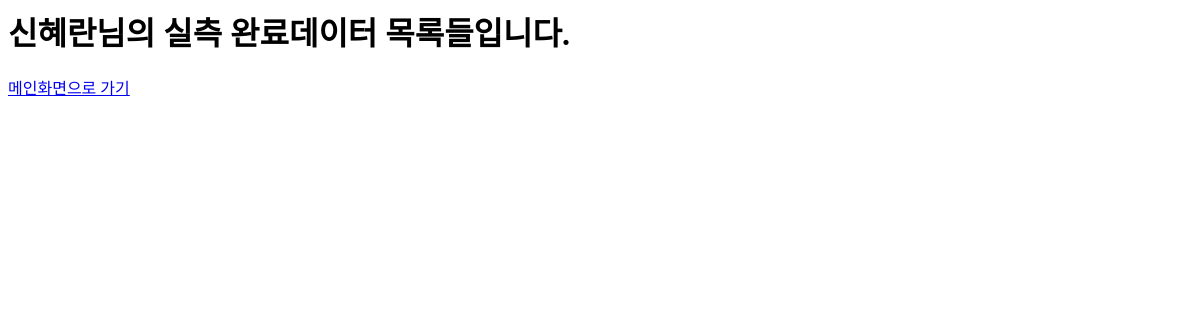
The page /completed/ (signed in) on the database as committed earlier.
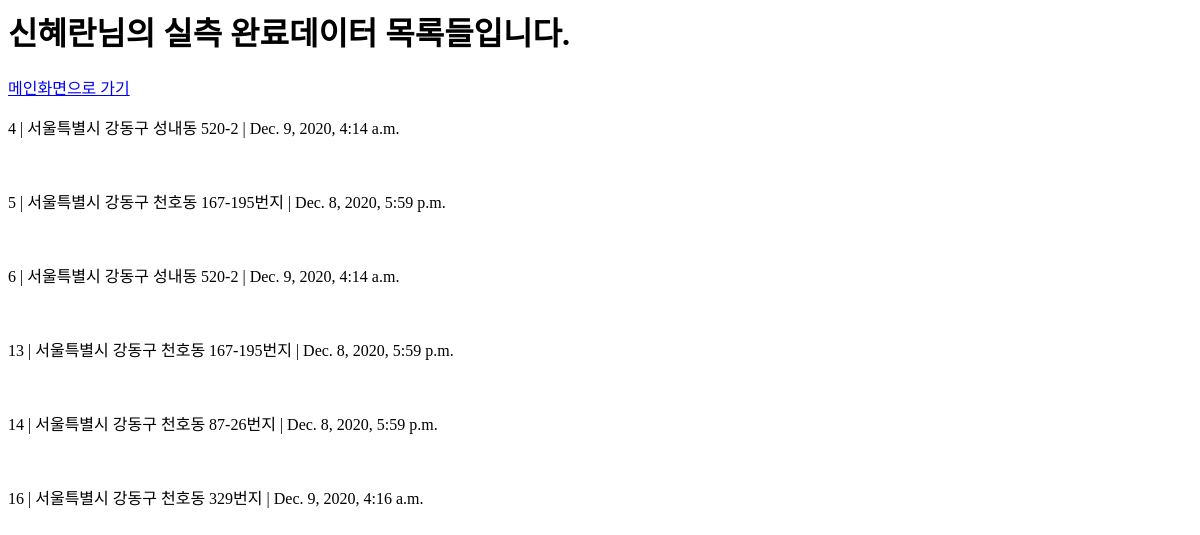
The same page on the database as committed later.
### main/models.py (models this page shows)
class Cart(models.Model):
    user = models.ForeignKey(CustomUser, default=None, on_delete=models.CASCADE) # cart에 추가한사람 / 완료하면:실측자
    data = models.ForeignKey(Data, default=None, on_delete=models.CASCADE)
    state = models.BooleanField(default=False)#실측 True / False

class Data(models.Model):
    data_type = models.CharField(max_length=10)
    location = models.CharField(max_length=30) #주소
    area1 = models.CharField(max_length=30) # ~시
    area2 = models.CharField(max_length=30) # ~시
    near_view = models.ImageField(null=True, blank=True) #근경
    distant_view = models.ImageField(null=True, blank=True) #원경
    etc =  models.CharField(max_length=30, default='-',blank=True,null=False) #특이사항
    updated_at = models.DateTimeField(auto_now=True) # 실측 날짜
    Latitude = models.CharField(max_length=20) #위도
    longitude = models.CharField(max_length=20) #경도

### main/views.py (the view)
# urls.py: path('completed/',views.completed_data, name = 'completed'),
def completed_data(request):
    cart=Cart.objects.filter(user=request.user,state=True)
    return render(request, 'completed.html',{'cart':cart
    })

### templates/main/completed.html (shortened to what this page needs)
<h1>{{user}}님의 실측 완료데이터 목록들입니다.</h1>
<a href="{% url 'test'%}">메인화면으로 가기</a>
{% for c in cart %}
<p>{{c.id}} | {{c.data.location}} | {{c.data.updated_at}}</p>
{% endfor %}

Rows that differ between the two databases and show on the page:
now on this page (row edited): Cart: id "4", data.location "서울특별시 강동구 성내동 520-2", data.updated_at "Dec. 9, 2020, 4:14 a.m."
now on this page (row edited): Cart: id "5", data.location "서울특별시 강동구 천호동 167-195번지", data.updated_at "Dec. 8, 2020, 5:59 p.m."
now on this page (row edited): Cart: id "6", data.location "서울특별시 강동구 성내동 520-2", data.updated_at "Dec. 9, 2020, 4:14 a.m."
now on this page (row edited): Cart: id "13", data.location "서울특별시 강동구 천호동 167-195번지", data.updated_at "Dec. 8, 2020, 5:59 p.m."
added Cart: id "14", data.location "서울특별시 강동구 천호동 87-26번지", data.updated_at "Dec. 8, 2020, 5:59 p.m."
added Cart: id "16", data.location "서울특별시 강동구 천호동 329번지", data.updated_at "Dec. 9, 2020, 4:16 a.m."
